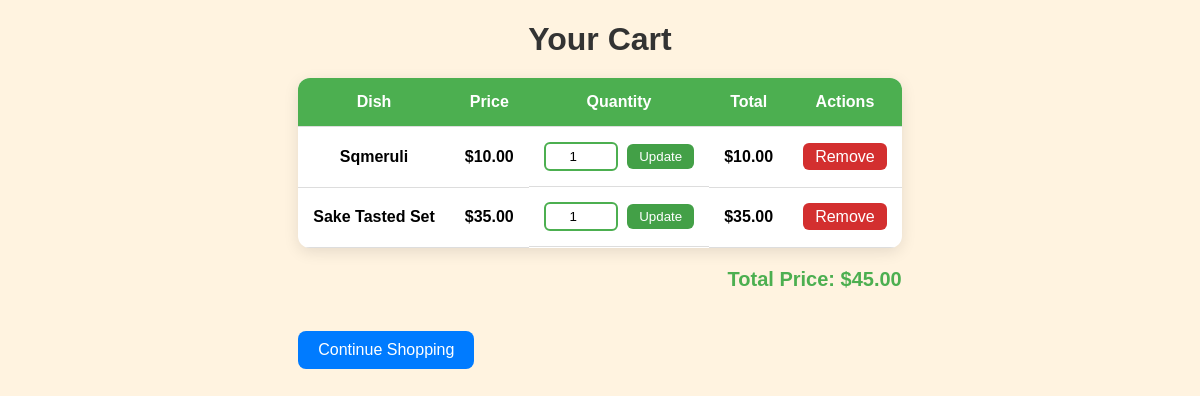
The app's page /cart/ (signed in) with its own data.
### restaurant/models.py (models this page shows, shortened)
class CartItem(models.Model):
    cart = models.ForeignKey(Cart, related_name='items', on_delete=models.CASCADE)
    dish = models.ForeignKey(Dish, on_delete=models.CASCADE)
    quantity = models.PositiveIntegerField(default=1)
    def total_price(self):
        return self.dish.price * self.quantity

class Dish(models.Model):
    name = models.CharField(max_length=100)
    image = models.ImageField(upload_to='dishes/')
    category = models.CharField(max_length=50, choices=CATEGORY_CHOICES)
    spiciness_level = models.IntegerField(choices=[(i, str(i)) for i in range(5)])
    has_walnuts = models.BooleanField(default=False)
    is_vegetarian = models.BooleanField(default=False)
    price = models.DecimalField(max_digits=6, decimal_places=2)

### restaurant/views.py (the view)
# urls.py: path('cart/', views.cart_view, name='cart_view'),
@login_required
def cart_view(request):
    cart, created = Cart.objects.get_or_create(user=request.user)
    cart_items = cart.items.all()
    total_price = cart.total_price()
    context = {
        'cart_items': cart_items,
        'total_price': total_price
    }
    return render(request, 'restaurant/cart.html', context)

### restaurant/models.py (called while the page is built)
    def total_price(self):
        return sum(item.total_price() for item in self.items.all())

### restaurant/templates/restaurant/cart.html (shortened to what this page needs)
{% extends 'base.html' %}
{% block content %}
<h1 class="cart-title">Your Cart</h1>
{% if cart_items %}
<table class="cart-table">
    <thead>
        <tr>
            <th>Dish</th>
            <th>Price</th>
            <th>Quantity</th>
            <th>Total</th>
            <th>Actions</th>
        </tr>
    </thead>
    <tbody>
        {% for item in cart_items %}
        <tr class="cart-item">
            <td class="dish-name">{{ item.dish.name }}</td>
            <td class="dish-price">${{ item.dish.price }}</td>
            <td class="quantity-container">
                <form method="POST" action="{% url 'update_cart_item' item.id %}" class="quantity-form">
                    <input type="number" name="quantity" value="{{ item.quantity }}" min="1" class="quantity-input">
                    <button type="submit" class="btn-update">Update</button>
                </form>
            </td>
            <td class="total-price">${{ item.total_price }}</td>
            <td>
                <a href="{% url 'remove_cart_item' item.id %}" class="btn btn-remove">Remove</a>
            </td>
        </tr>
        {% endfor %}
    </tbody>
</table>
<h3 class="cart-total">Total Price: ${{ total_price }}</h3>
{% else %}
<p class="empty-cart">Your cart is empty.</p>
{% endif %}
<a href="{% url 'dish_list' %}" class="btn btn-shopping">Continue Shopping</a>
{% endblock %}

### restaurant/static/css/style.css (style rules this page uses)
body { background-color: #fff3e0; display: flex; height: 100vh; justify-content: center; margin: 0; font-family: Arial, sans-serif; }
h1 { text-align: center; color: #d84315; margin-bottom: 20px; }
.btn { background-color: #43a047; color: #ffffff; padding: 8px 20px; border-radius: 6px; text-decoration: none; margin-top: 10px; }
.cart-title { text-align: center; color: #333; margin-bottom: 20px; font-size: 32px; }
.cart-table { width: 100%; border-collapse: collapse; background-color: #ffffff; border-radius: 12px; box-shadow: 0 4px 15px rgba(0, 0, 0, 0.1); overflow: hidden; }
.cart-table th, .cart-table td { padding: 15px; text-align: center; border-bottom: 1px solid #ddd; }
.cart-table th { background-color: #4CAF50; color: #ffffff; }
.dish-name, .dish-price, .total-price { font-weight: bold; }
.quantity-container { display: flex; justify-content: center; align-items: center; }
.quantity-input { width: 60px; padding: 5px; text-align: center; border: 2px solid #4CAF50; border-radius: 6px; margin-right: 5px; }
.btn-update { background-color: #43a047; color: #ffffff; border: none; padding: 5px 12px; border-radius: 6px; cursor: pointer; transition: background 0.3s; }
.btn-remove { background-color: #d32f2f; color: #ffffff; border: none; padding: 5px 12px; border-radius: 6px; text-decoration: none; cursor: pointer; transition: background 0.3s; }
.cart-total { text-align: right; font-size: 20px; margin-top: 20px; font-weight: bold; color: #4CAF50; }
.btn-shopping { display: inline-block; background-color: #007bff; color: #ffffff; padding: 10px 20px; border-radius: 8px; text-decoration: none; margin-top: 20px; transition: background 0.3s; }

### records on screen
CartItem: dish.name "Sqmeruli", dish.price "10.00", quantity "1", total_price "10.00"
CartItem: dish.name "Sake Tasted Set", dish.price "35.00", quantity "1", total_price "35.00"

### other values on screen
{{ total_price }} "45.00"
